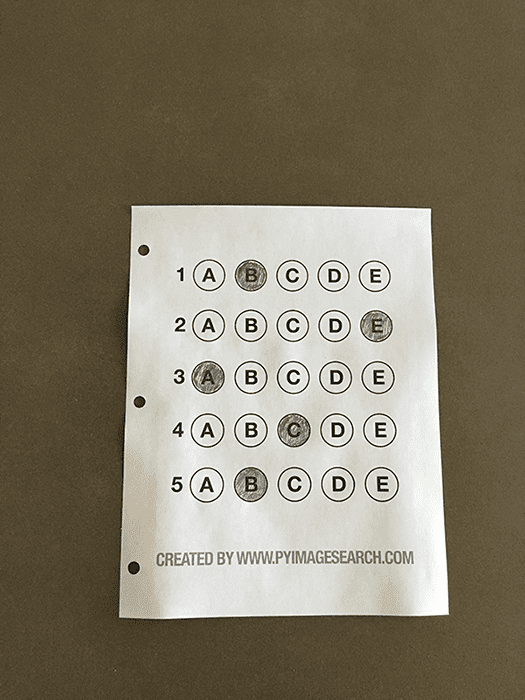
#> input picture media/respostas/omr_test_01.png, 525 x 700 px
$ python -i image_preprocessor.py   (imports and definitions only)
#> lines starting #> are read from the running program, lines starting #| are printed output that depends on the picture; after the words box and inside, x2 and y2 are one past the last pixel; in counts of white or black regions, pixels touching at a corner belong together
#> further down, picture is the input picture: shape (700, 525, 3); mean B, G, R 104.6, 123.3, 130.7
# Faz grayscale, blur e edge detection
import cv2

class ImagePreprocessor:
    def __init__(self, image):
        self._image = image
        self._gray = None
        self._blurred = None
        self._edged = None

    def process(self):
        self._gray = cv2.cvtColor(self._image, cv2.COLOR_BGR2GRAY)
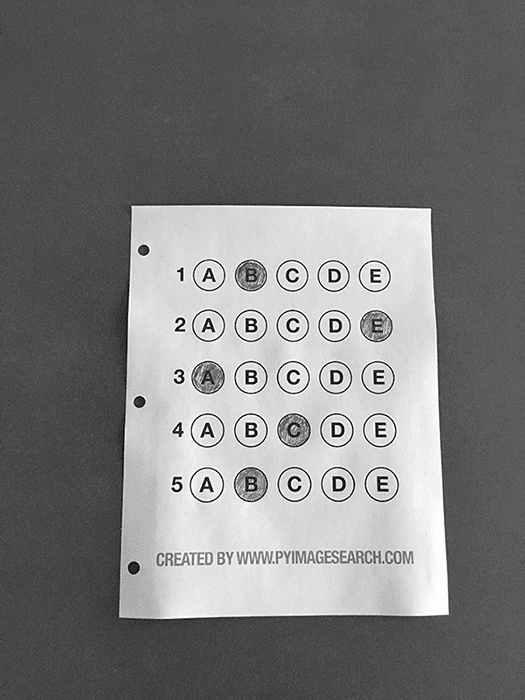
#> self._gray: shape (700, 525); min 14, max 253, mean 123.3
        self._blurred = cv2.GaussianBlur(self._gray, (5, 5), 0)
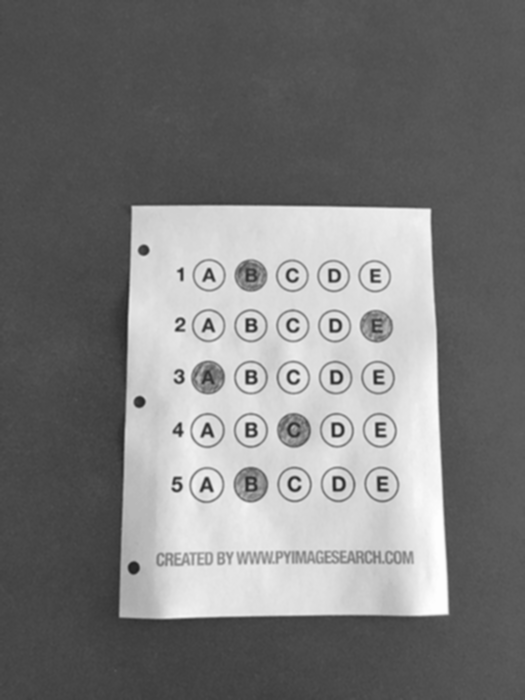
#> self._blurred: shape (700, 525); min 35, max 253, mean 123.3
        self._edged = cv2.Canny(self._blurred, 75, 200)
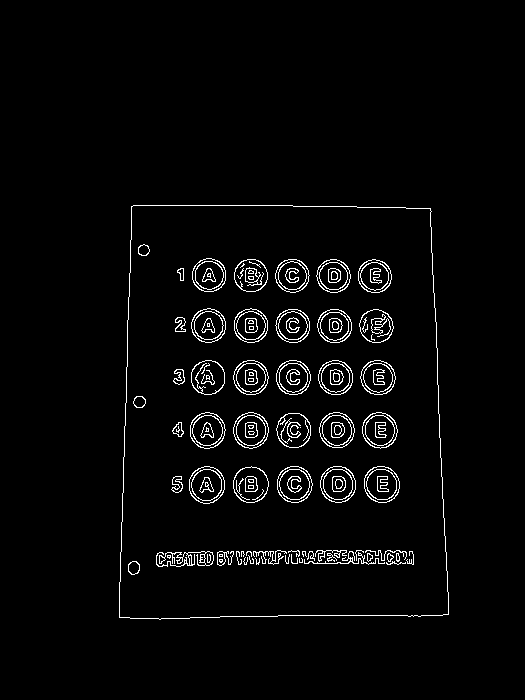
#> self._edged: shape (700, 525); 2.9% white in thin lines or dots, all inside (x1, y1, x2, y2) = (119, 205, 449, 620)

    def get_gray(self):
        return self._gray

    def get_blurred(self):
        return self._blurred

    def get_edged(self):
        return self._edged

>>> import cv2
>>> picture = cv2.imread('../media/respostas/omr_test_01.png')
>>> result = ImagePreprocessor(picture).process()
